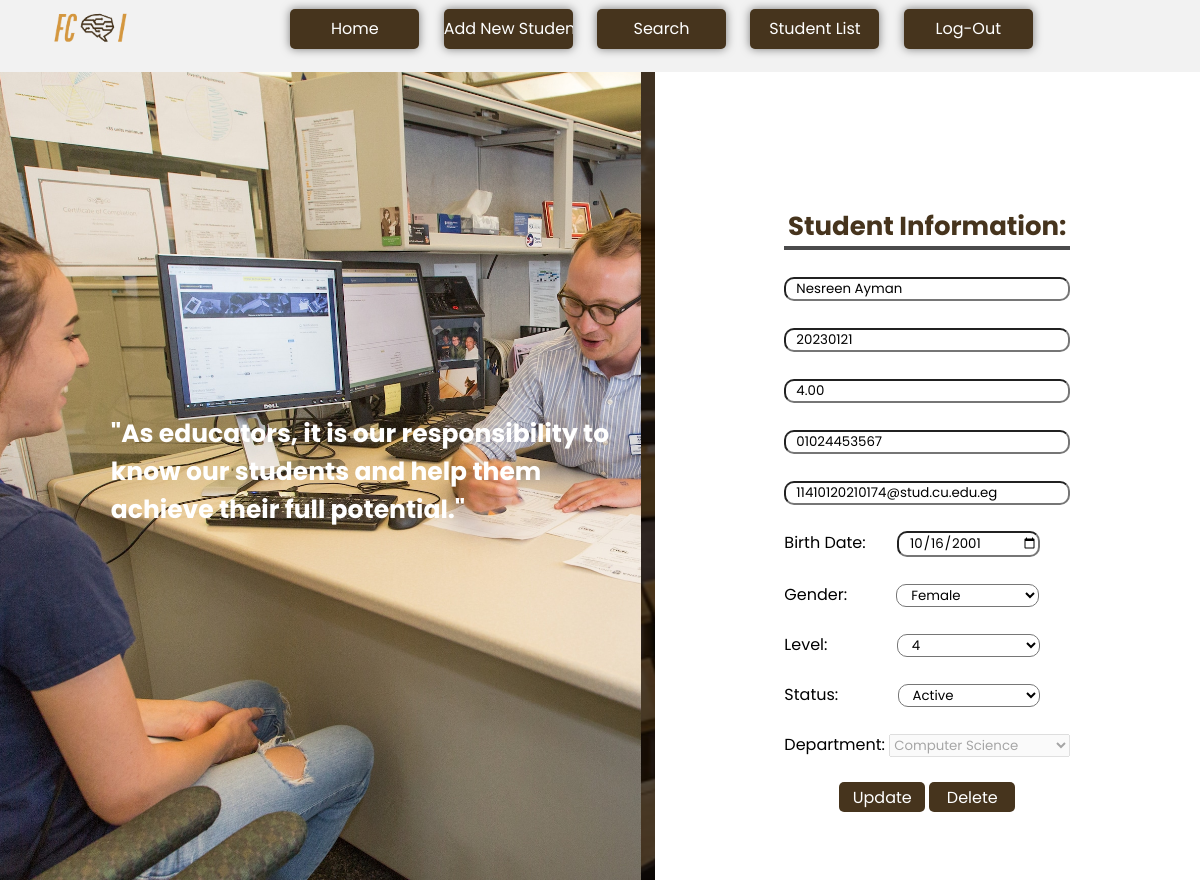
Page /StudentInfo/7/ on the committed database.
### Students/models.py (models this page shows, shortened)
class Student(models.Model):
    Gender_Choices=[
        ('Select Gender','Select Gender'),
        ('Male','Male'),
        ('Female','Female')
    ]
    Status_Choices=[
        ('Select Status','Select Status'),
        ('Active','Active'),
        ('Inactive','Inactive')
    ]
    Level_Choices=[
        ('Select Level','Select Level'),
        ('1','1'),
        ('2','2'),
        ('3','3'),
        ('4','4')
    ]
    Dept_Choices=[
        ('Select Dept','Select Dept'),
        ('General','General'),
        ('Computer Science', 'Computer Science'),
        ('Information Systems', 'Information Systems'),
        ('Artificial Intelligence', 'Artificial Intelligence'),
        ('Information Technology', 'Information Technology'),
        ('Data Scince','Data Scince'),
        ('CyberSecurity','CyberSecurity'),
        ('BioInformatics','BioInformatics'),
        ('Decision Support','Decision Support'),
        ('Scientific Computing','Scientific Computing')
    ]
    name = models.CharField(max_length=50)
    student_id = models.CharField(max_length=8, unique=True)
    gpa = models.DecimalField(max_digits=3, decimal_places=2)
    phone_number = models.CharField(max_length=11)
    email = models.EmailField()
    birth_date = models.DateField()
    gender = models.CharField(max_length=13, choices=Gender_Choices)
    level = models.IntegerField(choices=Level_Choices)
    status = models.CharField(max_length=13, choices=Status_Choices)
    department = models.CharField(max_length=23, choices=Dept_Choices)

### Students/views.py (the view)
# urls.py: path('StudentInfo/<int:student_id>/',
def StudentInfo(request, student_id):
    student = get_object_or_404(Student, id=student_id)
    context = {
        'student': student,
    }
    return render(request, 'studentinfo.html', context)

### Students/templates/studentinfo.html (shortened to what this page needs)
{% load static %}
<!DOCTYPE html>
<html lang="en">
<head>
    <link rel="stylesheet" type="text/css" href="{% static 'css/studentinfo.css' %}">
</head>
<body>
<link rel="stylesheet" href="https://cdnjs.cloudflare.com/ajax/libs/font-awesome/4.7.0/css/font-awesome.min.css">
<div class="nav-container">
    <div class="navbar">
        <div class="logo">
            <a href=" url 'after_login' ">
                <img src="{% static 'img/ourlogo-removebg-preview.png'%}">
            </a>
        </div>
        <div class="menu-icons">
            <div class="button-container">
                <a href="{% url 'AfterLogin' %}"><input type="button" value="Home"></a>
                <a href="{% url 'AddStudentPage' %}"><input type="button" value="Add New Student"></a>
                <a href="{% url 'search' %}"><input type="button" value="Search"></a>
                <a href="{% url 'ListStudentPage' %}"><input type="button" value="Student List"></a>
                <a href="{% url 'HomePage' %}"><input type="button" value="Log-Out"></a>
            </div>
        </div>
    </div>
</div>
<section>
    <div class="imgbx">
        <img src="{% static 'img/st.jpg' %}" id="bgimg">
    </div>
    <div class="overlay">
        <h2 style="position:absolute; top:50%; left:30%; transform:translate(-50%,-50%);font-size: 25px; color:white;">
            "As educators, it is our responsibility to <br> know our students and help them <br> achieve their full
            potential."</h2>
    </div>
    <div class="form-box">
        <div class="form-value">
            <form  onsubmit="return validation()" action="{% url 'update_student' student_id=student.id %}" method="post" style="display:inline;">
                <div>
                    <br><br><br>
                    <p id="info"><b> Student Information:</b></p>
                </div>
                    <br>
                    <div class="Add">
                        <input type="text" id="name" name="name" required placeholder="Name" value="{{ student.name }}">
                    </div>
                    <br>
                    <div class="Add">
                        <input type="text" id="ID" name="ID" required placeholder="ID" value="{{ student.student_id }}">
                    </div>
                    <br>
                    <div class="Add">
                        <input type="text" id="GPA" name="GPA" required placeholder="GPA" value="{{ student.gpa }}">
                    </div>
                    <br>
                    <div class="Add">
                        <input type="tel" id="phoneno" name="phoneno" required placeholder="Phone Number" value="{{ student.phone_number }}">
                    </div>
                    <br>
                    <div>
                        <input type="text" id="email" name="email" placeholder="Email in this format: Student@stud.uniabb.edu.eg" required value="{{ student.email }}">
                    </div>
                    <br>
                    <div>
                        <label for="date">Birth Date:</label>
                        <input type="date" id="date" name="date" value="{{  student.birth_date|date:'Y-m-d' }}" required>
                    </div>
                    <br>
                    <label for="Gender">Gender:  </label>
                    <select id="Gender" name="Gender">
                        <option value="Female" {% if student.gender == 'Female' %}selected{% endif %}> Female </option>
                    </select>
                    <br><br>
                    <label for="Level">Level:  </label>
                    <select id="Level" name="Level">
                    <option value="4" {% if student.level == 4 %}selected{% endif %}> 4 </option>
                    </select>
                    <br><br>
                    <label for="status">Status:  </label>
                    <select id="status" name="status">
                        <option value="Active" {% if student.status == 'Active' %}selected{% endif %}> Active </option>
                    </select>
                    <br><br>
                    <label for="Department">Department:  </label>
                    <select id="Department" name="Department" disabled>
                        <option value="CS" {% if student.department == 'CS' %}selected{% endif %}>Computer Science</option>
                    </select>
                    <br><br>
                    <div class="button-container">
                        <input type="submit" value="Update">
                    </form>
                        <form action="{% url 'delete_student' student_id=student.id %}" method="post" style="display:inline;"  id="delete-form">
                            <input type="submit" value="Delete">
                        </form>
                    </div>
            </div>
</section>
</body>
</body>
</html>

### Students/static/css/studentinfo.css (style rules this page uses)
* { margin: 0; padding: 0; box-sizing: border-box; font-family: 'Poppins', sans-serif; }
section { position: relative; width: 100%; height: 100vh; display: flex; }
section .imgbx { background: url("../img/shadeddesk.png"); position: relative; width: 60%; height: 101%; }
section .imgbx img { position: absolute; width: 98%; height: 100%; top: 0; left: 0; object-fit: cover; }
section .form-box { display: flex; justify-content: center; align-items: center; width: 50%; height: 100%; }
#info { color: #46341d; font-size: 26px; border-bottom: 4px solid #4b4b4c; text-align: center; }
::placeholder { color: black; }
input[type="text"], [type="tel"] { width: 100%; border-radius: 10px; padding-left: 10px; background-color: transparent; color: black; }
option { color: white; background-color: #46341d; }
#Gender, #Level, #status, #Departement, #date { color: black; background-color: transparent; width: 50%; border-radius: 10px; padding-left: 10px }
#Level { margin-left: 65px; }
#Gender { margin-left: 45px; }
#status { margin-left: 55px; }
#date { margin-left: 27px; }
input[type="submit"], input[type="reset"] { color: white; background-color: #46341d; border: none; height: 30px; width: 30%; border-radius: 5px; cursor: pointer; font-size: 16px; margin-top: 50px; }
.logo img { height: 70px; width: auto; margin-right: 100px; }
.navbar { width: 85%; display: flex; align-items: center; margin-top: 35px; margin-left: 35px; margin-right: 35px; }
.menu-icons { flex: 1; align-items: center; text-align: right; }
.nav-container { width: 100%; background-color: #f2f2f2; margin-top: -40px; padding-bottom: -30px; }
.menu-icons input { cursor: pointer; width: 200px; height: 50px; margin-left: 20px; border-radius: 10px; font-size: 30px; text-align: center; background: rgb(50, 53, 97); }
input[type="button"] { background-color: rgba(70, 52, 29, 255); color: white; border: none; width: 16%; height: 40px; border-radius: 5px; cursor: pointer; font-size: 16px; margin-top: 40px; box-shadow: 0px 0px 10px rgba(0, 0, 0, 0.5); }
.button-container { text-align: center; margin-top: -50px; }

### rows in the picture
Student: name "Nesreen Ayman", ID "20230121", GPA "4.00", phoneno "01024453567", email "11410120210174@stud.cu.edu.eg", date "10/16/2001", Gender "Female", Level "4", status "Active", Department "Computer Science"
